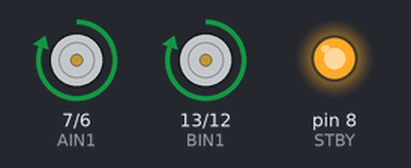
Simulated run of this sketch. Board: Arduino Uno, built with avr-gcc and run on an emulated ATmega328P. Parts: motor-driver pin pairs drawn as motors (green arrow = first pin HIGH = forward, orange = second pin HIGH = backward, longer = more drive, scaled by the enable pin, stopped while the standby pin is LOW), output pins drawn as LEDs (lit = HIGH).

Above: at 0.5 s.
At 2.37 s:
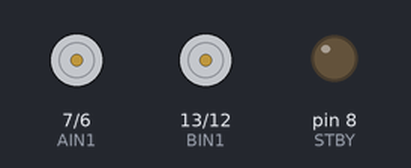
At 4.2 s:
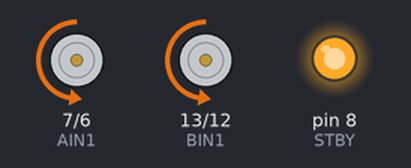
Timing chart, 0 to 5.8 s (numbered marks = the images above):
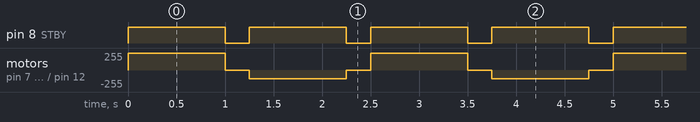

The sketch:

tb6612fng_test.ino
```cpp
/****************************************************************************8
Osoyoo ：TB6612FNG test code
You can upload this sketch to the balance robot
*/
int STBY = 8; //set the EN pin

//Motor A
int PWMA = 9; //PWM output pin for Motor A
int AIN1 = 7; //positive pole for Motor A
int AIN2 = 6; //negative pole for Motor A

//Motor B
int PWMB = 10; //PWM output pin for Motor B
int BIN1 = 13; //positive pole for Motor B
int BIN2 = 12; //negative pole for Motor B

void setup(){
  pinMode(STBY, OUTPUT);

  pinMode(PWMA, OUTPUT);
  pinMode(AIN1, OUTPUT);
  pinMode(AIN2, OUTPUT);

  pinMode(PWMB, OUTPUT);
  pinMode(BIN1, OUTPUT);
  pinMode(BIN2, OUTPUT);
}

void runset(int motor, int speed, int direction){

  digitalWrite(STBY, HIGH); //EN PIN

  boolean Pin1 = LOW;
  boolean Pin2 = HIGH;

  if(direction == 1){
    Pin1 = HIGH;
    Pin2 = LOW;
  }

  if(motor == 1){
    digitalWrite(AIN1, Pin1);
    digitalWrite(AIN2, Pin2);
    analogWrite(PWMA, speed);
  }else{
    digitalWrite(BIN1, Pin1);
    digitalWrite(BIN2, Pin2);
    analogWrite(PWMB, speed);
  }
}

void loop(){
  runset(1, 255, 1); //The motor A is moving forward at full speed.

  runset(2, 255, 1); //The motor B is moving forward at full speed.

  delay(1000); //1秒
  stop(); //STOP
  delay(250); //The two rounds go forward

  runset(1, 128, 0); //MOTOR A Turn left at half speed.
  runset(2, 128, 0); //MOTOR B Turn left at half speed.

  delay(1000);
  stop();
  delay(250);
}

void stop(){
  digitalWrite(STBY, LOW);
}
```

Measured:
- by itself, pin 8 (STBY): alternates HIGH for 1.0 s and LOW for 0.25 s
- by itself, motor on pin 7 (AIN1) / pin 6 (AIN2), motor on pin 13 (BIN1) / pin 12 (BIN2): repeats every 2.5 s: stopped 0.25 s, backward 128/255 1.0 s, stopped 0.25 s, forward 255/255 1.0 s
